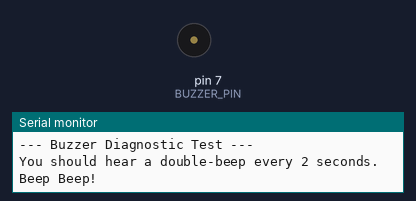
A sketch run on a simulated Arduino Uno, built with avr-gcc and run on an emulated ATmega328P. Shown: buzzer (waves = sounding, pin HIGH), the last lines printed to the serial monitor.

Above: at 1.4 s.
At 5.15 s:
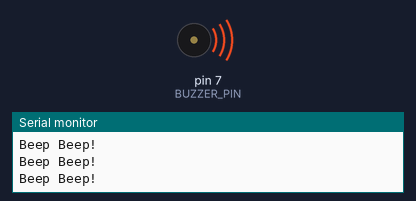
Timing chart, 0 to 5.5 s (numbered marks = the images above):
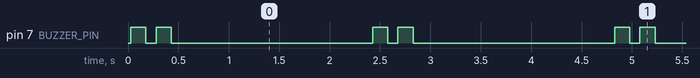

Measured:
- by itself, pin 7 (BUZZER_PIN): repeats every 2.4 s: LOW 0.10 s, HIGH 0.15 s, LOW 2.0 s, HIGH 0.15 s
- by itself, everything shown: repeats every 2.4 s, in 4 steps

The sketch:

buzzer_test.ino
```cpp
// Define the pin we assigned to the buzzer
#define BUZZER_PIN 7

void setup() {
  // Start the serial monitor for debugging
  Serial.begin(9600);

  // Set the buzzer pin to act as an Output
  pinMode(BUZZER_PIN, OUTPUT);

  Serial.println("--- Buzzer Diagnostic Test ---");
  Serial.println("You should hear a double-beep every 2 seconds.");
}

void loop() {
  Serial.println("Beep Beep!");

  // First chirp
  digitalWrite(BUZZER_PIN, HIGH);  // Turn buzzer ON
  delay(150);                      // Keep it on for 150 milliseconds
  digitalWrite(BUZZER_PIN, LOW);   // Turn buzzer OFF
  delay(100);                      // Short pause

  // Second chirp
  digitalWrite(BUZZER_PIN, HIGH);  // Turn buzzer ON
  delay(150);
  digitalWrite(BUZZER_PIN, LOW);   // Turn buzzer OFF

  // Wait for 2 seconds before repeating
  delay(2000);
}
```
